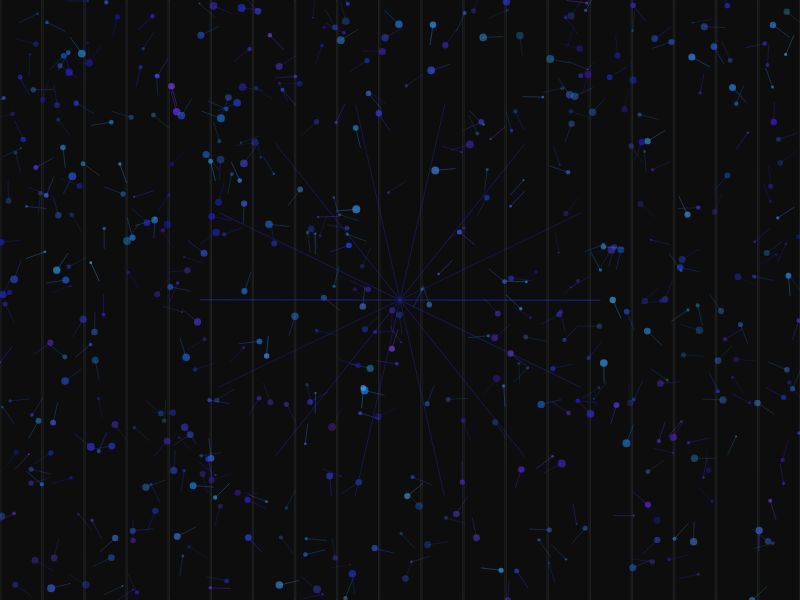
Frame 1 (no input)
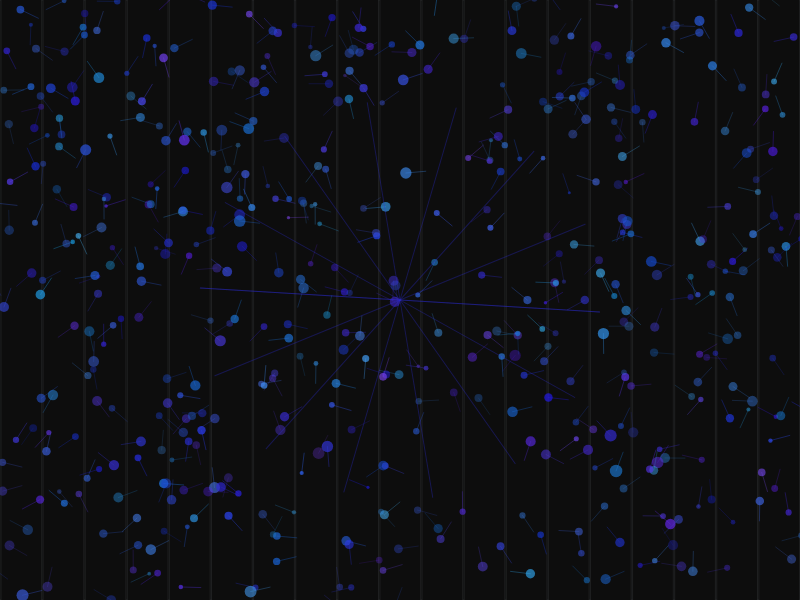
Frame 60 (no input)
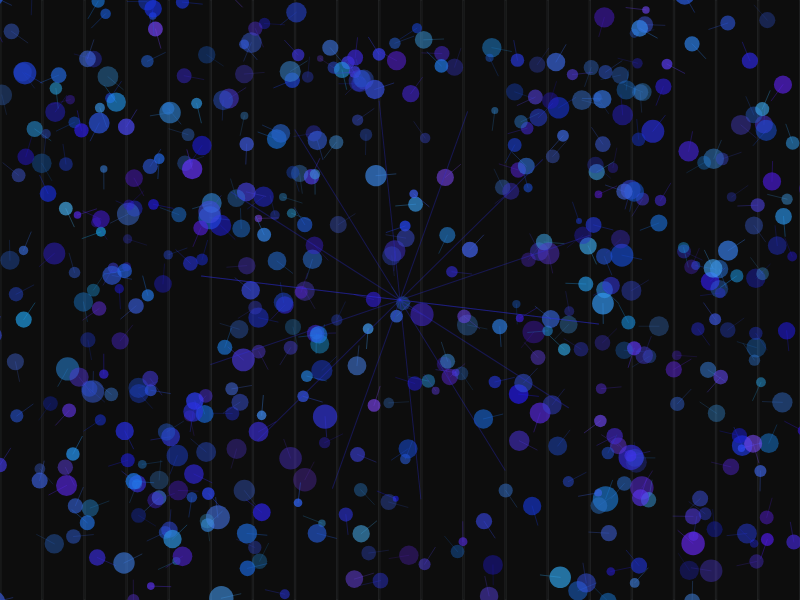
Frame 120 (the mouse pressed at the canvas centre since frame 60)

The p5.js sketch that drew these frames (run headless with seeded random() and noise() and a simulated clock; from frame 60 on, the mouse is pressed at the canvas centre):

// p5.js sketch
// ── sketch.js
let lights = [];
let gridLines = [];

function setup() {
  createCanvas(800, 600);
  colorMode(HSB, 360, 100, 100, 1);
  
  // Create grid lines
  for (let i = 0; i < 20; i++) {
    gridLines.push({
      x: map(i, 0, 19, 0, width),
      y: 0,
      w: 1,
      h: height
    });
  }
  
  // Create light streaks
  for (let i = 0; i < 500; i++) {
    lights.push({
      x: random(width),
      y: random(height),
      size: random(2, 8),
      speed: random(0.001, 0.005),
      angle: random(TWO_PI),
      hue: random(200, 260),
      sat: random(70, 90),
      bri: random(80, 100),
      alpha: random(0.3, 0.7)
    });
  }
}

function draw() {
  background(0, 0, 5); // Dark night sky
  
  // Draw grid lines
  stroke(200, 10, 80, 0.1);
  noFill();
  for (let line of gridLines) {
    rect(line.x, line.y, line.w, line.h);
  }
  
  // Update and draw light streaks
  for (let light of lights) {
    // Pulsate size
    light.size += sin(frameCount * light.speed) * 0.5;
    
    // Move along angle
    light.x += cos(light.angle) * 0.5;
    light.y += sin(light.angle) * 0.5;
    
    // Reset if out of bounds
    if (light.x < -10 || light.x > width + 10 || light.y < -10 || light.y > height + 10) {
      light.x = random(width);
      light.y = random(height);
      light.angle = random(TWO_PI);
    }
    
    // Draw glow
    fill(light.hue, light.sat, light.bri, light.alpha);
    noStroke();
    ellipse(light.x, light.y, light.size);
    
    // Draw streaks
    stroke(light.hue, light.sat, light.bri, light.alpha * 0.5);
    strokeWeight(1);
    line(light.x, light.y, light.x - cos(light.angle) * 20, light.y - sin(light.angle) * 20);
  }
  
  // Draw central structure
  push();
  translate(width/2, height/2);
  rotate(frameCount * 0.001);
  stroke(240, 80, 90, 0.3);
  noFill();
  for (let i = 0; i < 8; i++) {
    let angle = map(i, 0, 7, 0, TWO_PI);
    let x1 = cos(angle) * 200;
    let y1 = sin(angle) * 200;
    let x2 = cos(angle + PI) * 200;
    let y2 = sin(angle + PI) * 200;
    line(x1, y1, x2, y2);
  }
  pop();
}
